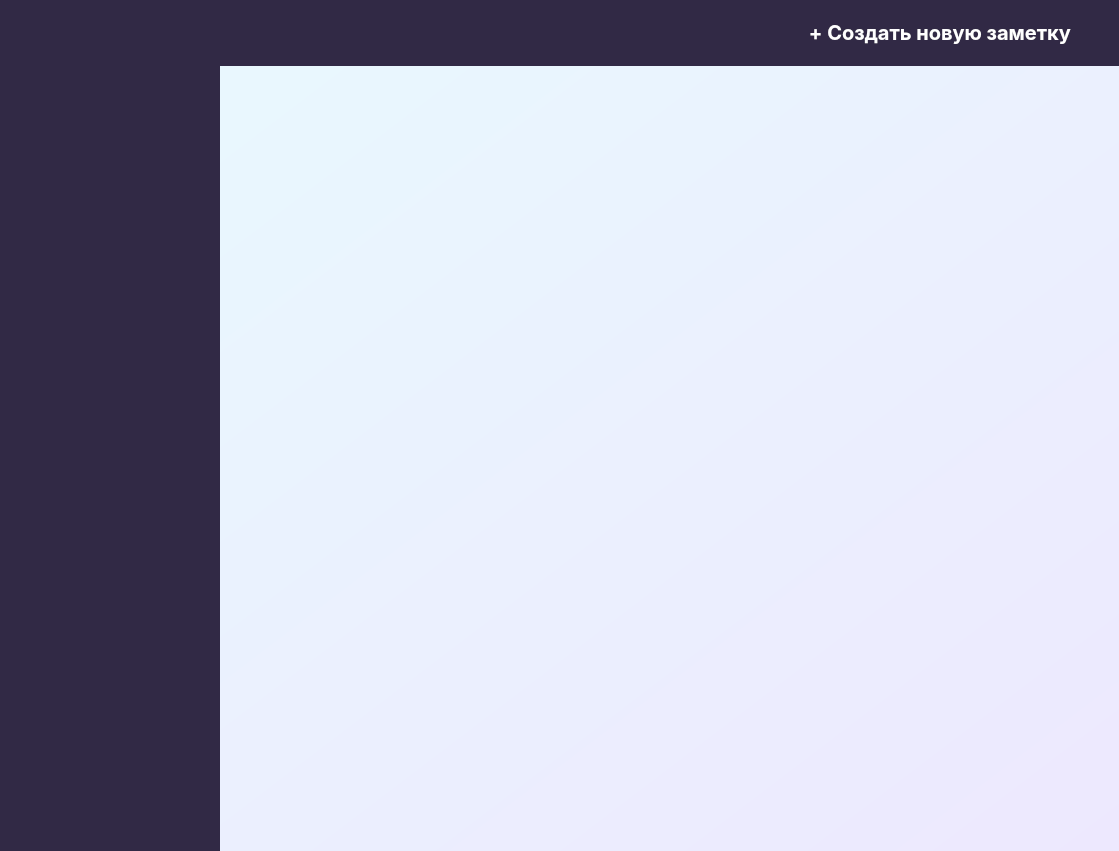
<?xml version="1.0" encoding="UTF-8"?>
<ui version="4.0">
 <class>UserApplication</class>
 <widget class="QMainWindow" name="UserApplication">
  <property name="geometry">
   <rect>
    <x>0</x>
    <y>0</y>
    <width>1119</width>
    <height>851</height>
   </rect>
  </property>
  <property name="minimumSize">
   <size>
    <width>800</width>
    <height>600</height>
   </size>
  </property>
  <property name="windowTitle">
   <string>Feedback Tools</string>
  </property>
  <widget class="QWidget" name="centralwidget">
   <property name="styleSheet">
    <string notr="true">background-color: qlineargradient(x1: 0, y1: 0, x2: 1, y2: 1, stop: 0 #E8FAFE, stop: 1 #EDE8FE);</string>
   </property>
   <layout class="QGridLayout" name="gridLayout">
    <property name="leftMargin">
     <number>0</number>
    </property>
    <property name="topMargin">
     <number>0</number>
    </property>
    <property name="rightMargin">
     <number>0</number>
    </property>
    <property name="bottomMargin">
     <number>0</number>
    </property>
    <property name="spacing">
     <number>0</number>
    </property>
    <item row="0" column="0">
     <widget class="QFrame" name="frame">
      <property name="styleSheet">
       <string notr="true">border: none;</string>
      </property>
      <property name="frameShape">
       <enum>QFrame::StyledPanel</enum>
      </property>
      <property name="frameShadow">
       <enum>QFrame::Raised</enum>
      </property>
      <layout class="QGridLayout" name="gridLayout_2">
       <property name="leftMargin">
        <number>0</number>
       </property>
       <property name="topMargin">
        <number>0</number>
       </property>
       <property name="rightMargin">
        <number>0</number>
       </property>
       <property name="bottomMargin">
        <number>0</number>
       </property>
       <property name="spacing">
        <number>0</number>
       </property>
       <item row="0" column="0">
        <widget class="QGroupBox" name="gridGroupBox">
         <property name="styleSheet">
          <string notr="true">background-color: none; border: none;</string>
         </property>
         <layout class="QHBoxLayout" name="horizontalLayout">
          <property name="spacing">
           <number>0</number>
          </property>
          <property name="leftMargin">
           <number>0</number>
          </property>
          <property name="topMargin">
           <number>0</number>
          </property>
          <property name="rightMargin">
           <number>0</number>
          </property>
          <property name="bottomMargin">
           <number>0</number>
          </property>
          <item>
           <widget class="QFrame" name="frame_2">
            <property name="maximumSize">
             <size>
              <width>220</width>
              <height>16777215</height>
             </size>
            </property>
            <property name="styleSheet">
             <string notr="true">background-color: #312945</string>
            </property>
            <property name="frameShape">
             <enum>QFrame::StyledPanel</enum>
            </property>
            <property name="frameShadow">
             <enum>QFrame::Raised</enum>
            </property>
           </widget>
          </item>
          <item>
           <widget class="QFrame" name="frame_3">
            <property name="styleSheet">
             <string notr="true">background-color: none</string>
            </property>
            <property name="frameShape">
             <enum>QFrame::StyledPanel</enum>
            </property>
            <property name="frameShadow">
             <enum>QFrame::Raised</enum>
            </property>
            <layout class="QVBoxLayout" name="verticalLayout_2">
             <property name="spacing">
              <number>0</number>
             </property>
             <property name="leftMargin">
              <number>0</number>
             </property>
             <property name="topMargin">
              <number>0</number>
             </property>
             <property name="rightMargin">
              <number>0</number>
             </property>
             <property name="bottomMargin">
              <number>0</number>
             </property>
             <item>
              <widget class="QGroupBox" name="gridGroupBox">
               <layout class="QVBoxLayout" name="verticalLayout">
                <property name="spacing">
                 <number>0</number>
                </property>
                <property name="leftMargin">
                 <number>0</number>
                </property>
                <property name="topMargin">
                 <number>0</number>
                </property>
                <property name="rightMargin">
                 <number>0</number>
                </property>
                <property name="bottomMargin">
                 <number>0</number>
                </property>
                <item>
                 <widget class="QFrame" name="frame_4">
                  <property name="maximumSize">
                   <size>
                    <width>16777215</width>
                    <height>66</height>
                   </size>
                  </property>
                  <property name="styleSheet">
                   <string notr="true">background-color: #312945</string>
                  </property>
                  <property name="frameShape">
                   <enum>QFrame::StyledPanel</enum>
                  </property>
                  <property name="frameShadow">
                   <enum>QFrame::Raised</enum>
                  </property>
                  <layout class="QHBoxLayout" name="horizontalLayout_2">
                   <item>
                    <widget class="QFrame" name="frame_6">
                     <property name="frameShape">
                      <enum>QFrame::StyledPanel</enum>
                     </property>
                     <property name="frameShadow">
                      <enum>QFrame::Raised</enum>
                     </property>
                    </widget>
                   </item>
                   <item>
                    <widget class="QPushButton" name="pushButton">
                     <property name="maximumSize">
                      <size>
                       <width>340</width>
                       <height>16777215</height>
                      </size>
                     </property>
                     <property name="layoutDirection">
                      <enum>Qt::RightToLeft</enum>
                     </property>
                     <property name="styleSheet">
                      <string notr="true">color: #FFF;
text-align: center;
font-family: Inter;
font-size: 20px;
font-style: normal;
font-weight: 600;
line-height: normal;</string>
                     </property>
                     <property name="text">
                      <string>+ Создать новую заметку</string>
                     </property>
                    </widget>
                   </item>
                  </layout>
                 </widget>
                </item>
                <item>
                 <widget class="QFrame" name="frame_5">
                  <property name="frameShape">
                   <enum>QFrame::StyledPanel</enum>
                  </property>
                  <property name="frameShadow">
                   <enum>QFrame::Raised</enum>
                  </property>
                 </widget>
                </item>
               </layout>
              </widget>
             </item>
            </layout>
           </widget>
          </item>
         </layout>
        </widget>
       </item>
      </layout>
     </widget>
    </item>
   </layout>
  </widget>
 </widget>
 <resources/>
 <connections/>
</ui>
